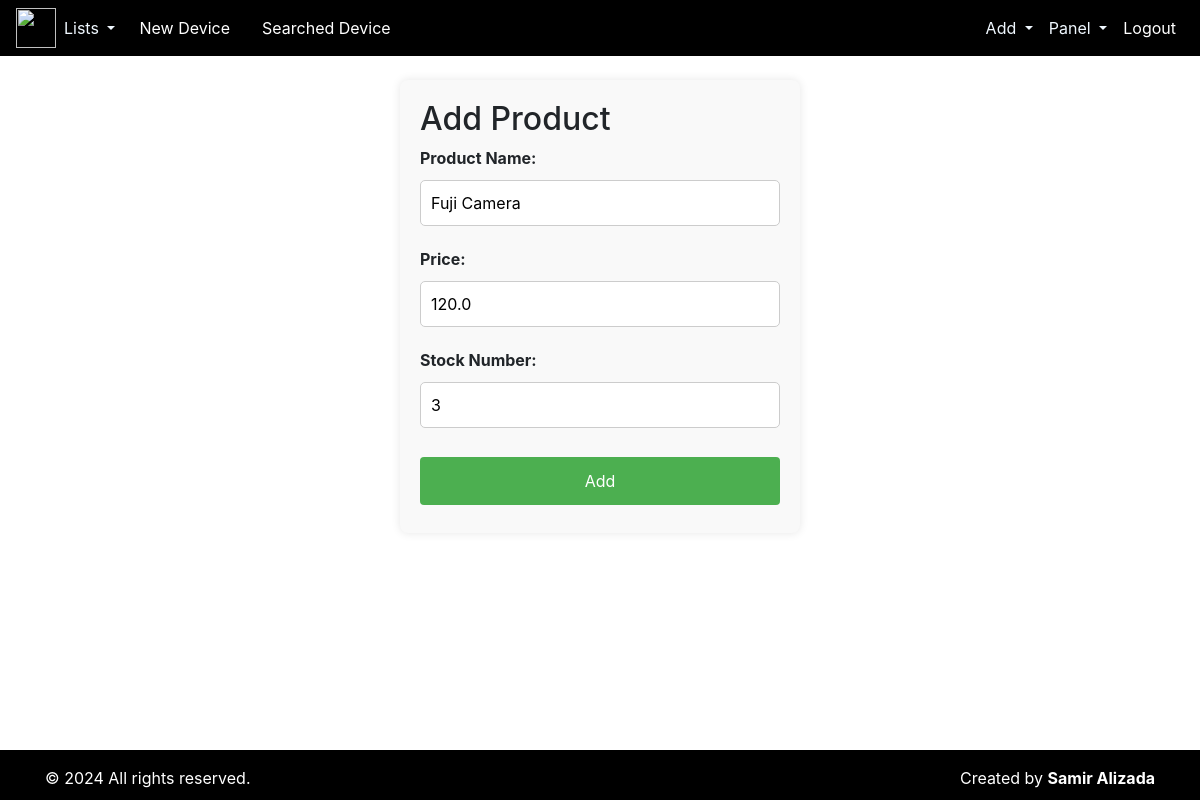
The page /update-product/1/ (signed in) on the database its author committed.
### repair/models.py (models this page shows, shortened)
class Product(models.Model):
    product_name = models.CharField(max_length=100)
    price = models.FloatField()
    stock_number = models.IntegerField()

### repair/views.py (the view)
# urls.py: path('update-product/<int:pk>/', update_product, name='update_product'),
def update_product(request, pk):
    product = get_object_or_404(Product, pk=pk)
    form = ProductForm(instance=product)
    if request.method == 'POST':
        form = ProductForm(request.POST, instance=product)
        if form.is_valid():
            form.save()
            return redirect('product_panel')
    return render(request, 'product/update_product.html', {'form': form})

### repair/forms.py
class ProductForm(forms.ModelForm):
    class Meta:
        model = Product
        fields = ['product_name', 'price', 'stock_number']

### templates/product/update_product.html (shortened to what this page needs)
{% include "index.html" %}
{% block content %}
<form method="post">
    <h2>Add Product</h2>
    <div class="form-group">
        <label for="id_product_name">Product Name:</label>
        {{ form.product_name }}
    </div>
    <div class="form-group">
        <label for="id_date">Price:</label>
        {{ form.price }}
    </div>
    <div class="form-group">
        <label for="id_price">Stock Number:</label>
        {{ form.stock_number }}
    </div>
    <button type="submit">Add</button>
</form>
{% endblock content %}

### templates/product/update_product.html (style rules this page uses)
form { max-width: 400px; margin: 0 auto; padding: 20px; background: #f9f9f9; border-radius: 8px; box-shadow: 0 0 10px rgba(0, 0, 0, 0.1); }
input[type="text"], input[type="date"], input[type="number"], input[type="textarea"], select { width: 100%; padding: 10px; margin: 5px 0; border: 1px solid #ccc; border-radius: 5px; box-sizing: border-box; }
button[type="submit"] { background-color: #4CAF50; color: white; padding: 12px 20px; margin: 8px 0; border: none; border-radius: 4px; cursor: pointer; width: 100%; }
label { font-weight: bold; margin-bottom: 5px; }

### rows shown on the page
Product: product_name "Fuji Camera", price "120.0", stock_number "3"
